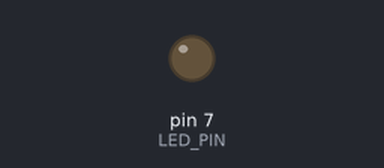
A sketch run on a simulated Arduino Uno, built with avr-gcc and run on an emulated ATmega328P. Parts: output pins drawn as LEDs (lit = HIGH). Dashed ring = blinking. What the sketch prints to the serial monitor is not drawn. At 2.0 s the program stops and its outputs stay as they are.

Above: at 0.5 s.
At 1.85 s:
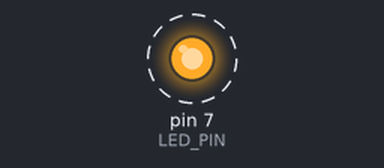
Timing chart, 0 to 3.0 s (numbered marks = the images above):
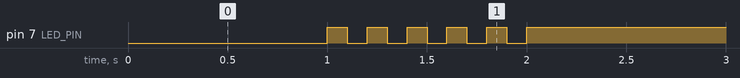

The sketch:

05_practice_2.ino
```cpp
#define LED_PIN 7

void setup() {
  Serial.begin(9600);
  Serial.println("ready");

  // 처음에는 LED가 꺼진 상태로 시작
  digitalWrite(LED_PIN, HIGH);
  pinMode(LED_PIN, OUTPUT);
}

void loop() {

  // 처음 1초 동안 LED ON
  digitalWrite(LED_PIN, LOW);
  Serial.println("1");
  delay(1000);

  // 다음 1초 동안 5회 깜빡임
  for (int i = 0; i < 5; i++) {
    digitalWrite(LED_PIN, HIGH);  // OFF
    delay(100);
    digitalWrite(LED_PIN, LOW);   // ON
    delay(100);
  }

  // LED OFF
  digitalWrite(LED_PIN, HIGH);

  // 여기서 정지
  while (1) {
  }
}
```

Measured:
- by itself, pin 7 (LED_PIN): alternates HIGH for 0.10 s and LOW for 0.10 s, 11 changes in all, then stays HIGH
